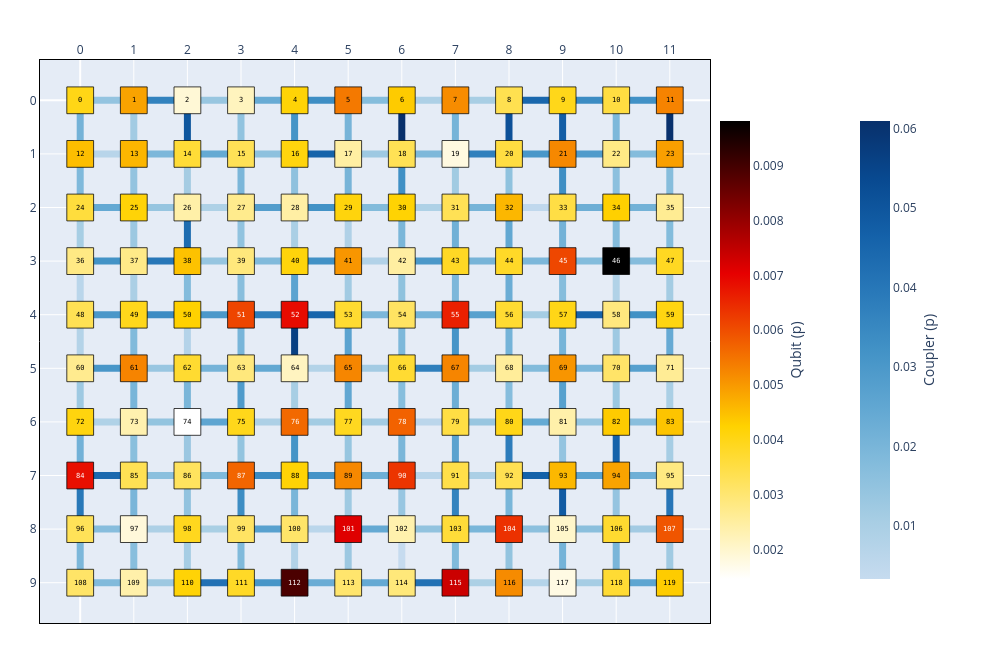

The notebook cell saved with this chart:
### Markdown cell above
### Both layers at once — `device_heatmap_style`

The views so far give the two layers **one shared colour scale**, which is correct while
the couplers are derived: they are means of their endpoints, so both occupy the same range
by construction. It stops being correct as soon as the couplers carry measured rates.
Two-qubit gates are typically several times worse than single-qubit ones, and forcing both
onto one scale compresses every qubit into the bottom of the bar.

`device_heatmap_style` gives each layer **its own independently scaled colorbar**. It is
otherwise the same picture as `noise_heatmap_style`. The coupler and qubit colorbars, by default,
still run light-to-dark, so "darker is worse" reads the same on either layer.

### Code cell
from qsnow.interface.lattice import SQUARE

# A dense-lattice device with independently measured qubit and coupler rates: couplers
# average roughly an order of magnitude worse, as they do on real hardware.
rng = np.random.default_rng(7)
device = Chip(12, 10, lattice=SQUARE)
for q in device.qubits:
    q.noise.p = float(np.clip(rng.lognormal(np.log(0.004), 0.40), 1e-6, 0.7))
for cp in device.couplers:
    cp.noise.p = float(np.clip(rng.lognormal(np.log(0.020), 0.55), 1e-6, 0.7))

style = device_heatmap_style(device, labels=True)
print(f"qubits   : {len(device.qubits):>4d}   {style.colorbar.label:<12s}"
      f" {style.colorbar.cmin:.4g} - {style.colorbar.cmax:.4g}")
print(f"couplers : {len(device.couplers):>4d}   {style.coupler_colorbar.label:<12s}"
      f" {style.coupler_colorbar.cmin:.4g} - {style.coupler_colorbar.cmax:.4g}")
print("\nindependent scales keep both layers legible; one shared scale would flatten"
      "\nthe qubits into the bottom fraction of the coupler range.")

device.show(style)
